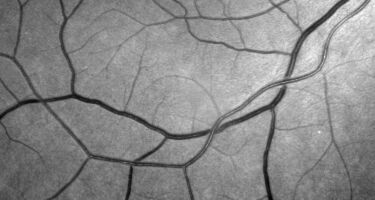
#> input picture Notebooks_FMM/Images/subImHRF31_preview.png, 375 x 200 px, found by its file name
$ jupyter execute --allow-errors Tubular.ipynb   (shell and % lines are left out)
#> lines starting #> are read from the running program, lines starting #| are printed output that depends on the picture
# The HFM library - A fast marching solver with adaptive stencils

## Part : Application examples
## Chapter : Tubular structure segmentation

We illustrate several approaches of using the fast marching algorithm for the segmentation of vessels in a medical image. In particular, techniques such as dimension lifting and curvature penalization are demonstrated. The segmentation of tubular structures in images is a domain of research in itself, on which the author only has moderate expertise, hence this notebook has no pretention to be exhaustive or state of the art. It should only be regarded as an advanced demo of the HFM library.

[**Summary**](Summary.ipynb) of volume Fast Marching Methods, this series of notebooks.

[**Main summary**](../Summary.ipynb) of the Adaptive Grid Discretizations
	book of notebooks, including the other volumes.

# Table of contents
  * [1. Preliminary image filtering](#1.-Preliminary-image-filtering)
    * [1.1 Gabor-like filters](#1.1-Gabor-like-filters)
    * [1.2 Maximization over radii and/or orientations](#1.2-Maximization-over-radii-and/or-orientations)
  * [2. Isotropic models](#2.-Isotropic-models)
    * [2.1 Planar shortest paths](#2.1-Planar-shortest-paths)
    * [2.2 Radius lifted metrics](#2.2-Radius-lifted-metrics)
    * [2.3 Gray-level consistency](#2.3-Gray-level-consistency)
  * [3. Curvature penalized models](#3.-Curvature-penalized-models)
    * [3.1 The Reeds-Shepp model](#3.1-The-Reeds-Shepp-model)
    * [3.2 The Euler-Mumford elastica model](#3.2-The-Euler-Mumford-elastica-model)
  * [4. Other models](#4.-Other-models)

This Python&reg; notebook is intended as documentation and testing for the [HamiltonFastMarching (HFM) library](https://github.com/mirebeau/HamiltonFastMarching), which also has interfaces to the Matlab&reg; and Mathematica&reg; languages.
More information on the HFM library in the manuscript:
* Jean-Marie Mirebeau, Jorg Portegies, "Hamiltonian Fast Marching: A numerical solver for anisotropic and non-holonomic eikonal PDEs", 2019 [(link)](https://hal.archives-ouvertes.fr/hal-01778322)

Copyright Jean-Marie Mirebeau, University Paris-Sud, CNRS, University Paris-Saclay

## 0. Preliminary imports

### 0.1 Required libraries

We begin by setting up the environnement for calling the Hamiltonian-Fast-Marching (HFM) library, importing a few additional libraries, and defining some commodity functions.

[cell 1]
import sys; sys.path.insert(0,"..") # Allow import of agd from parent directory (useless if conda package installed)
#from Miscellaneous import TocTools; print(TocTools.displayTOC('Tubular','FMM'))

[cell 2]
from agd import Eikonal
from agd import Metrics
from agd.Plotting import savefig; #savefig.dirName = 'Figures/Tubular'
from agd import AutomaticDifferentiation as ad

[cell 3]
import numpy as np; xp=np
import matplotlib.pyplot as plt
from mpl_toolkits.mplot3d import Axes3D # Plots geodesics
from scipy import ndimage
from itertools import groupby
from copy import deepcopy
import matplotlib.image

[cell 4]
# Commodity functions
def DeleteConsecutiveDuplicates(L):
    return np.array([x[0] for x in groupby(L, lambda x:tuple(x))])
def MyArgmin(positions,indices,cost,lvl):
    return np.array([(x,y,lvl[np.argmin(cost[i,j,:])]) for ((x,y),(i,j)) in zip(positions,indices)])

[cell 5]
def ReloadPackages():
    from Miscellaneous.rreload import rreload
    global Eikonal,Metrics
    Eikonal,Metrics = rreload([Eikonal,Metrics],rootdir="../..")
    Eikonal.dictIn.default_mode = eikonal_mode
    ad.array.caster = lambda x:cupy.asarray(x,dtype=np.float32)

### 0.1 Optional configuration
Uncomment the following line to use the GPU eikonal solver

[cell 6]
#Eikonal.dictIn.default_mode = 'gpu_transfer'

Alternatively, with a recent version of cupy

[cell 7]
#xp,plt,ndimage,Eikonal = map(ad.cupy_friendly,(xp,plt,ndimage,Eikonal))

### 0.2 Import the image to be processed

Several options are available to import images to be further processed by a Python script.
Matplotlib provides the simplest approach, but on the author's computer it fails if the imported image is simultanously non-PNG, and internet-downloaded. In that case, the PIL library provides a workaround.

[cell 8]
local_path = 'TestImages/subImHRF31_preview.png'
web_path = 'https://github.com/Mirebeau/AdaptiveGridDiscretizations/blob/master/Notebooks_FMM/TestImages/subImHRF31_preview.png?raw=true'

try: image0 = matplotlib.image.imread(local_path)
#> image0 is the input picture: shape (200, 375, 3) float32; min 0.00392, max 0.973, mean 0.541
except FileNotFoundError: image0 = matplotlib.image.imread(web_path)

[cell 9]
# [7 lines of commented-out code are left out]

In this notebook, the processed image is assumed to be in grayscale, with intensity values rescaled to the interval [0,1].

[cell 10]
image = image0[:,:,0] # This particular image is black and white, so take any channel
image = image/np.max(image) # Rescale image values to [0,1]
image = xp.asarray(image) # Transfer to GPU if applicable

There is a surpising lack of uniformity about the way to display a two-dimensional array of grayscale values on screen. Depending on the software, coordinate axes can be exchanged, reversed, ...

In this notebook, we avoid the (i.m.o terrible) YXZ axes convention, and use an adequate imshow variant to display the results.

[cell 11]
image = image.T # Transpose coordinates. Aka indexing = 'ij' rather than 'xy'
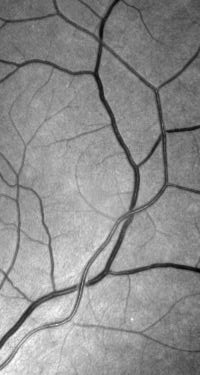
#> image: shape (375, 200) float32; min 0.00403, max 1, mean 0.557
def imshow(image,**kwargs): plt.imshow(image.T,origin='lower',**kwargs)

[cell 12]
# Use the origin = 'lower' option for compatibility with e.g. numpy.contourf
plt.title('The tubular structures to be segmented')
imshow(image,cmap='gray');

### 0.3 Define the points of interest

The next cell defines a number of points of interest in the image, between which some geodesics will be backtraced by the HFM library. In practical applications, these seeds and tips may be automatically generated, or user defined.

[cell 13]
seeds0 = xp.array([
        [327, 15], #On main vessel
        [259, 14], # On small bottom vessel
    ]);

seeds1 = xp.array([
        [350, 16] # On secondary vessel
        #  [327, 92] # On small right vessel
    ]);


tips0 = xp.array([
        [291,65], #On primary vessel, easy
        [203,41], # On a small vessel, attached to the primary vessel
        [250,115], #On primary vessel, after crossing
        [116,111], #On primary vessel, possible shortcut
        [64,24], #On primary vessel, possible shortcut, far
        [12,108], #On primary vessel, two possible shortcuts

        [115,54] #On small bottom vessel, after crossing
    ]);

tips1 = xp.array([
        [302,77], #On secondary vessel, easy
        [244,105], #On secondary vessel, after crossing
        [189,188], #On secondary vessel, possible shortcut
        [64,189], #On secondary vessel, two possible shortcuts
        [20,25], #On secondary vessel, three possible shortcuts

        [304,176] #On small right vessel
    ]);

seeds = np.concatenate((seeds0,seeds1))
tips = np.concatenate((tips0,tips1))

In this notebook, we always use an image origin at the point $(0,0)$, and a unit physical grid scale. In other words, the side of a pixel has length $1$. As a result, the (multi-)indices of the seeds and tips in the data arrays are also their 'physical' coordinates. In case of more general coordinate systems, such as In the other notebooks of this series, the conversion between physical points and array indices is performed using the HFM library and the keys 'pointToIndex' and 'indexToPoint'.

[cell 14]
seedIndices0, seedIndices1, seedIndices = seeds0.astype(int), seeds1.astype(int), seeds.astype(int)
tipIndices0, tipIndices1, tipIndices = tips0.astype(int), tips1.astype(int), tips.astype(int)

[cell 15]
plt.figure(figsize=(12,6))
plt.scatter(seeds[:,0],seeds[:,1],color=['cyan','red','orange']) # Seeds in red
plt.scatter(tips[:,0],tips[:,1],color='pink') # Tips in blue
imshow(image,cmap='gray');

We attach one distinct color to each seed, that will be used for coloring the backtracked geodesics.

[cell 16]
def SeedColor(pt):
    seedIndex = np.argmin((seeds[:,0]-pt[0])**2+(seeds[:,1]-pt[1])**2)
    return ['cyan','red','orange'][seedIndex]
# Named colors : 'blue', 'orange', 'green', 'red', 'purple', 'brown', 'pink', 'gray', 'olive', 'cyan'

## 1. Preliminary image filtering

The demonstrated approach to image processing and tubular structure extraction works in two steps:
* A *local* step, during which the processed image is analyzed locally so as to  local filters, durin
* A second *global*

Two steps are required

### 1.1 Gabor-like filters

We use local filters to detect, in a preliminary image filtering, wether a vessel or the edge of an object is likely present at a point of the provided image. They are closely related with the Gabor filter, up to an additional anisotropy parameter. These convolution kernels depend on several parameters
* $\theta$, the orientation of the object to be detected.
* $r$, the radius of the vessel to be detected.
* the anisotorpy, i.e. elongation, of the kernel.
* wether vessels appear clearer or darker than the background. In the image considered, they are darker.

The following function returns a local system of coordinates $(X,Y)$ in the plane, a Gaussian bump, and two convolution filters that are closely related with the real and imaginary part of a Gabor filter. They can be used to detect, respectively, tube-like features and object boundaries.

[cell 17]
def FeatureKernels(radius, theta, anisotropy, darkObjects = False):
    # Construct coordinate system
    side = int(radius * anisotropy * 1.4)+1
    ran = xp.arange(-side,side+1)
    X,Y = xp.meshgrid(ran,ran,indexing='ij')

    # Rotate and rescale the coordinate system
    Xr,Yr = np.cos(theta)*X+np.sin(theta)*Y, -np.sin(theta)*X+np.cos(theta)*Y
    Xr,Yr = Xr/radius, Yr/radius

    bump = np.exp(-((Xr/anisotropy)**2+Yr**2)/2) # Anisotropic gaussian
    bump = bump/bump.sum() # Normalized bump function

    edge = bump*np.sin(2*Yr); # Similar to imaginary part of Gabor filter
    vessel = bump*np.cos(2*Yr); # Similar to real part of Gabor filter
    vessel = vessel - vessel.sum() * bump # Filter should have zero mean.

    sign= -1 if darkObjects else 1
    return [X, Y, bump, sign*vessel, sign*edge] # Note the slightly arbitrary constant 2.

[cell 18]
X, Y, meanFilter, vesselFilter, edgeFilter = FeatureKernels(3,np.pi/6,2,darkObjects=True)

The first filter, the *vessel filter*, is efficient at detecting (the centerline of) tubular structures, which radius and orientation match the parameters.

[cell 19]
fig = plt.figure(figsize=[3,3]); plt.title('Filter for vessel detection.');
plt.contourf(X,Y,vesselFilter); plt.axis('equal');
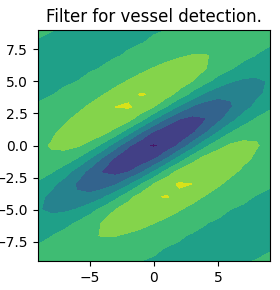
#> figure drawn by matplotlib, 1 panel

[cell 20]
plt.title('Image response to the vessel detection filter.');
imshow(ndimage.convolve(image,vesselFilter),cmap='gray'); #plt.colorbar();
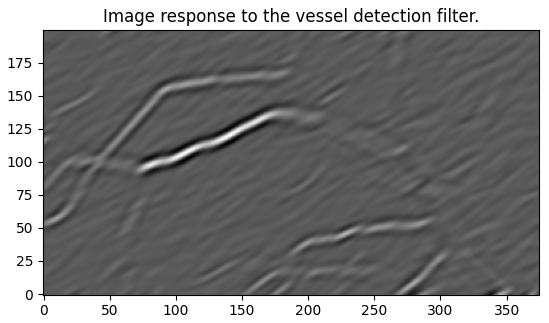
#> figure drawn by matplotlib, 1 panel

The second filter can be used to detect object boundaries. This is irrelevant for the present application. For instance, two cells below, we obtain a positive and a negative reponse on the side of the vessel, which radius and orientation match the parameters. In contrast the previous filter yields a positive response in the vessel centerline, which is of direct interest.

[cell 21]
fig = plt.figure(figsize=[3,3]); plt.title('Filter for edge detection.');
plt.contourf(X,Y,edgeFilter); plt.axis('equal');
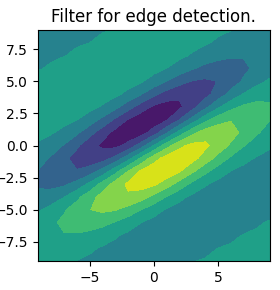
#> figure drawn by matplotlib, 1 panel

[cell 22]
plt.title('Image response to the edge detection filter.');
imshow(ndimage.convolve(image,edgeFilter),cmap='gray');
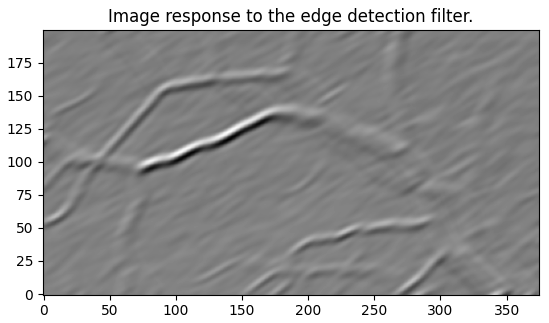
#> figure drawn by matplotlib, 1 panel

### 1.2 Maximization over radii and/or orientations

In this subsection, we compute the response of the image to the Gabor-like filters for various orientation and radius parameters.

Our first step is to choose the kernel parameters. We fix the anisotropy of the kernel, and define a discretization space for the radius and orientation.

[cell 23]
kernelAnisotropy = 2

[cell 24]
nHalfTheta = 30
Thetas = np.linspace(0,np.pi,nHalfTheta,endpoint=False) # 30 angular orientations in [0,\pi]

[cell 25]
radiusMin = 1.2; radiusMax = 5; nRadius = 5;
Radii = np.exp(np.linspace(np.log(radiusMin),np.log(radiusMax),nRadius))
#Radii = np.geomspace(radiusMin,radiusMax,nRadius) # Equivalent, but geomspace is not found on my computer

[cell 26]
print(Radii,"\n",Thetas)

In the next cell, we convolve the input image with the chosen Gabor-like filters.
The resulting array is $4$-dimensional, with the following coordinate system: $(r,\theta,x,y)$.
A multiplicative factor factor $1/\sqrt r$ is introduce so as to slightly increase the visibility of vessels of small radius $r$.

[cell 27]
# Note : takes a few seconds
import time; start_time = time.time()

response = np.array([[
ndimage.convolve(image, FeatureKernels(radius,theta,kernelAnisotropy,darkObjects=True)[3] )/ np.sqrt(radius)
                      for theta in Thetas] for radius in Radii])

print("--- %s seconds ---" % (time.time() - start_time))

The above computed $4$ dimensional response array is in a sense *too high dimensional* for most applications.
Indeed, in order to keep execution times low and to user experience good, most PDE-based numerical for image processing methods involve domains of dimension $2$ or $3$ only.  In the next cell, we perform dimension crushing by taking the maximum of the filter response w.r.t. radius, angle, or both.

[cell 28]
responseRadius = response.max(axis=1).transpose(1,2,0) # Radius dependent response
responseTheta = response.max(axis=0).transpose(1,2,0) # Orientation dependent response
response0 = responseRadius.max(axis=2) # Position only dependent response
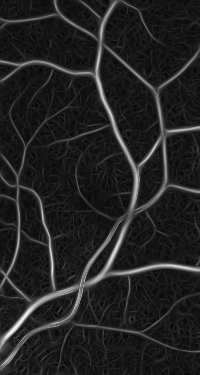
#> response0: shape (375, 200) float32; min -0.00304, max 0.0826, mean 0.00859; drawn with min black and max white

[cell 29]
print('Original image size',response0.shape,', radius lifted:',responseRadius.shape,
      ', orientation lifted',responseTheta.shape,'.')
#| Original image size (375, 200) , radius lifted: (375, 200, 5) , orientation lifted (375, 200, 30) .

The next figure shows the maximum of the image response to the Gabor-like filter over orientations and radii. We regard this as a *measure of vesselness*.

[cell 30]
imshow(response0); #plt.colorbar();
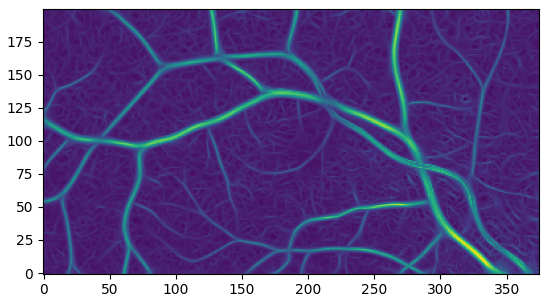
#> figure drawn by matplotlib, 1 panel

The radius-dependent response does, as expected and desired, detect large vessels at large scales and small vessels at small scales.

[cell 31]
plt.figure(figsize=(16,8))
for i in range(5):
    plt.subplot(2,3,1+i)
    imshow(responseRadius[:,:,i]);
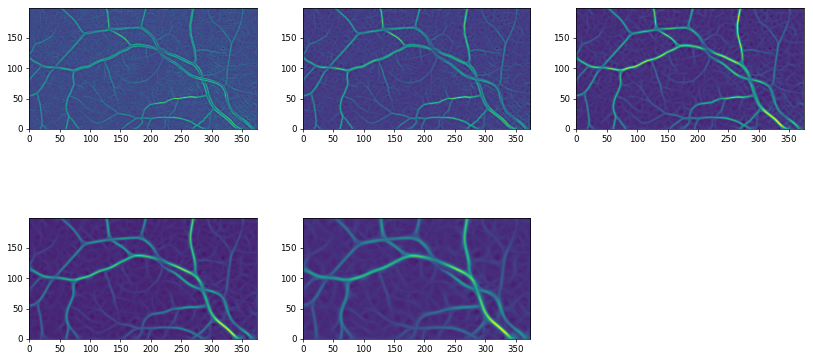
#> figure drawn by matplotlib, 5 panels

The orientation-dependent response is positive only for the vessels parts whose orientation matches the one of the filter.

[cell 32]
plt.figure(figsize=(16,8))
for i in range(6):
    plt.subplot(2,3,1+i)
    imshow(responseTheta[:,:,int(nHalfTheta*i/6)]);
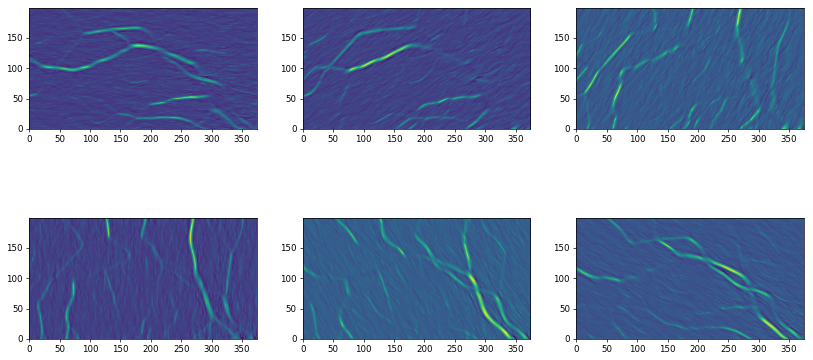
#> figure drawn by matplotlib, 6 panels

[cell 33]
#fig=plt.figure(figsize=(6,3.5));  plt.axis('off')
#imshow(responseTheta[:,:,5]); plt.title(r'Vessel detection at orientation $\theta=\pi/6$');
#imshow(responseTheta[:,:,0]); plt.title(r'Vessel detection at orientation $\theta=0$');
#savefig(fig,'VesselDetection1.png');

[cell 34]
#fig=plt.figure(figsize=(6,3.5));  plt.axis('off')
#imshow(responseRadius[:,:,0]); plt.title(r'Vessel detection at minimal radius');
#imshow(responseRadius[:,:,3]); plt.title(r'Vessel detection at maximal radius');
#savefig(fig,'VesselRadius1.png');

## 2. Isotropic models

In this section, we demonstrate vessel extraction using *isotropic* fast marching methods, an method introduced by Cohen and Kimmel (1997). The tubular structure centerlines are extracted as minimal paths, joining the prescribed seeds and tips, with respect to a metric that is locally proportionnal to the euclidean one:
\begin{equation*}
    \mathrm{len}(\gamma) = \int_0^1 c(\gamma(t)) \| \gamma'(t)\| \, \mathrm d t,
\end{equation*}
where $c$ is a data driven cost function. Let us immediately acknowledge that the HFM library is only one of the many available software which can address this particularly simple model, in contrast with the curvature penalized methods discussed in the next section.

We also illustrate some the concept of dimension lifting, in which an additional abstract coordinate is introduced, independent from the image coordinates, that accounts for a specific feature of the vessel to be extracted. More precisely, we illustrate dimension lifting according to the extracted vessel (Li-Yezzi, 2007), and grayscale value (Chen-Yang-Cohen, 2013). In this case, the metric is usually not isotropic but, *diagonal*, which means that motion along different coordinate axes may have distinct costs. However this raises no additional computational difficulty.

#> (a cell that did not finish here is left out)

### 2.1 Planar shortest paths

In the previous section, we convolved the input image with Gabor-like filters, so as to extract a measure of vesselness. As illustrated in the next cell, vessels appear as positive values in the processed image.

[cell 36]
imshow(response0>0.01);
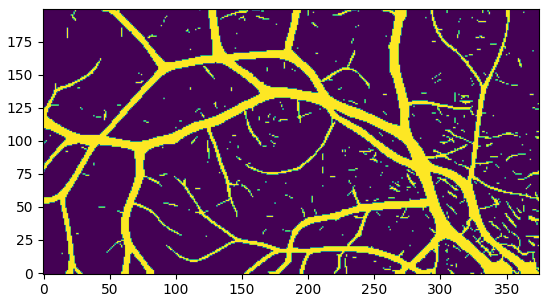
#> figure drawn by matplotlib, 1 panel
